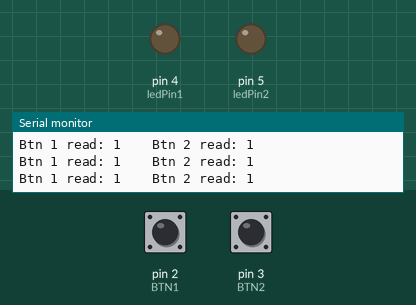
This sketch was run on a simulated Arduino Uno, built with avr-gcc and run on an emulated ATmega328P. On the bench: output pins drawn as LEDs (lit = HIGH), the last lines printed to the serial monitor. Inputs (shaded band) come from the test bench; at power-on: pin 2 (BTN1) HIGH, pin 3 (BTN2) HIGH.

Above: at 1.2 s.
1.3 s: pin 2 (BTN1) pulled LOW for 0.15 s
At 2.2 s:
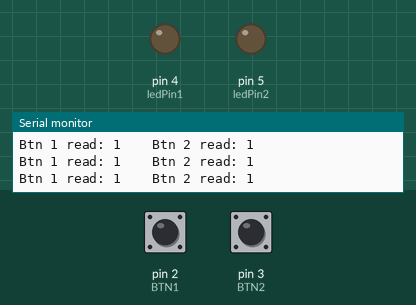
2.9 s: pin 3 (BTN2) pulled LOW for 0.15 s
At 4.2 s:
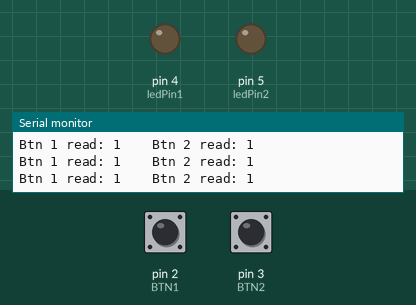
4.5 s: pin 3 (BTN2) pulled LOW for 3.2 s
At 5.5 s:
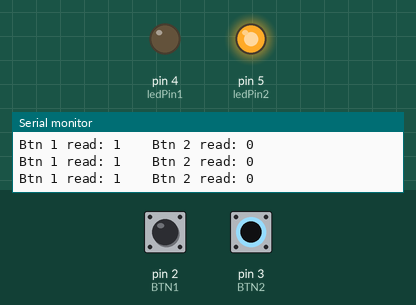
10.7 s: pin 2 (BTN1) pulled LOW for 3.2 s
At 11.1 s:
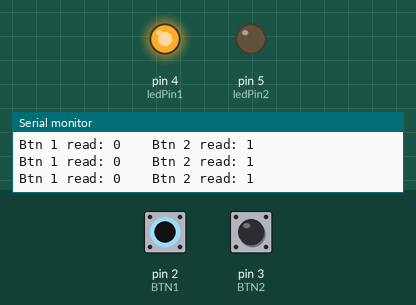
16.9 s: pin 2 (BTN1) driven LOW and pin 3 (BTN2) driven LOW
At 17.8 s:
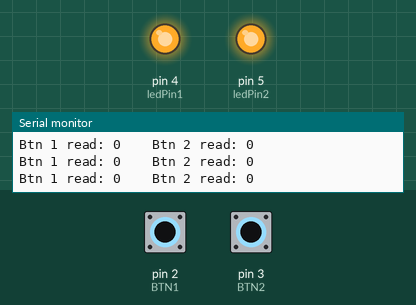
Timing chart, 0 to 19.4 s (numbered marks = the images above; inputs shaded):
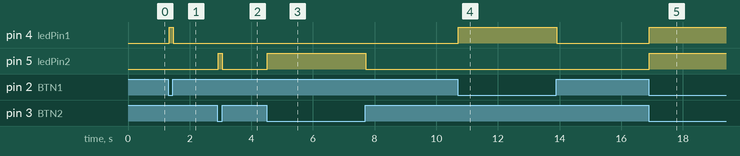

The sketch:

InputPullUp.ino
```cpp
#define BTN1 2
#define BTN2 3

const int ledPin1 = 4;
const int ledPin2 = 5;

int btn1read;
int btn2read;

void setup()
{
  Serial.begin(9600);
  pinMode(BTN1, INPUT);
  pinMode(BTN2, INPUT_PULLUP);
  pinMode(ledPin1, OUTPUT);
  pinMode(ledPin2, OUTPUT);
}

void loop()
{
  btn1read = digitalRead(BTN1);
  btn2read = digitalRead(BTN2);

  if (!btn1read)
  {
     digitalWrite(ledPin1, HIGH);
  } else {
     digitalWrite(ledPin1, LOW);
  }

  if (!btn2read)
  {
     digitalWrite(ledPin2, HIGH);
  } else {
     digitalWrite(ledPin2, LOW);
  }

  Serial.print("Btn 1 read: ");
  Serial.print(btn1read);
  Serial.print("    Btn 2 read: ");
  Serial.println(btn2read);
}
```

Measured:
- after the input at 1.3 s, pin 4 (ledPin1): LOW → HIGH at once, → LOW 0.13 s later
- after the input at 2.9 s, pin 5 (ledPin2): LOW → HIGH at once, → LOW 0.13 s later
- after the input at 4.5 s, pin 5 (ledPin2): LOW → HIGH at once, → LOW 3.2 s later
- after the input at 10.7 s, pin 4 (ledPin1): LOW → HIGH at once, → LOW 3.2 s later
- after the input at 16.9 s, pin 4 (ledPin1), pin 5 (ledPin2): LOW → HIGH at once
